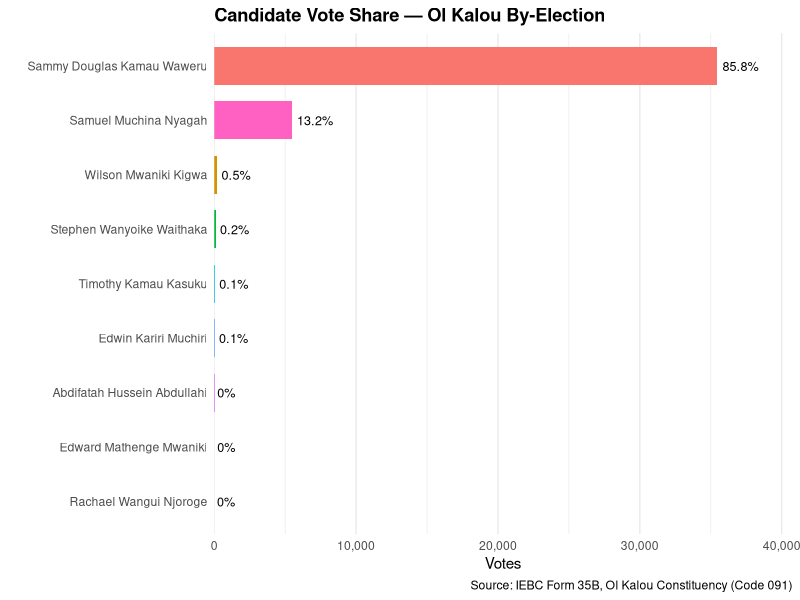
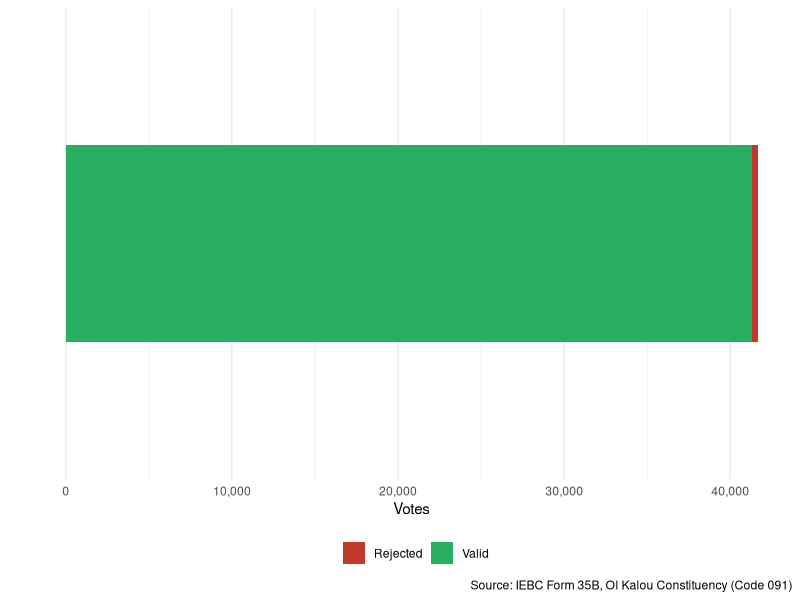

Recreate these plots in R, in order.
## ---- chunk 1
# Global options: hide code, suppress warnings, centre all figures
knitr::opts_chunk$set(
  echo      = FALSE,
  warning   = FALSE,
  message   = FALSE,
  fig.align = "center"
)

# Packages
# tidyverse - data wrangling and ggplot2 charts
# scales    - formats numbers with commas and % on axes
# knitr + kableExtra - for PDF-friendly tables (same as KCSE / Embu reports)
library(tidyverse)
library(scales)
library(knitr)
library(kableExtra)
## ---- chunk 2
# Results are built here (hidden) so summary statistics are available for the
# Executive Summary below. The same code is shown, for transparency, in the
# "Data Entry" section under Data and Methodology further down.
candidates <- data.frame(
  Candidate = c("Abdifatah Hussein Abdullahi", "Timothy Kamau Kasuku",
                "Wilson Mwaniki Kigwa", "Edwin Kariri Muchiri",
                "Edward Mathenge Mwaniki", "Rachael Wangui Njoroge",
                "Samuel Muchina Nyagah", "Stephen Wanyoike Waithaka",
                "Sammy Douglas Kamau Waweru"),
  Party     = c("PPS", "PM", "Jubilee", "PNU", "KMA", "PDP",
                "UDA", "NLP", "DCP"),
  Votes     = c(19, 51, 198, 28, 16, 11, 5450, 103, 35440)
)

candidates$Share_Pct <- round(candidates$Votes / sum(candidates$Votes) * 100, 1)
candidates <- candidates[order(-candidates$Votes), ]

registered_voters <- 73480
total_turnout     <- 41656
valid_votes        <- sum(candidates$Votes)
rejected_ballots  <- 340

turnout_pct  <- round(total_turnout / registered_voters * 100, 1)
rejected_pct <- round(rejected_ballots / total_turnout * 100, 1)

winner    <- candidates[1, ]
runner_up <- candidates[2, ]

margin_votes <- winner$Votes - runner_up$Votes
margin_pct   <- round(margin_votes / valid_votes * 100, 1)
## ---- chunk 3
candidates[, c("Candidate", "Party", "Votes", "Share_Pct")] |>
  kable(
    booktabs    = TRUE,
    caption     = "Ol Kalou By-Election Results by Candidate",
    format.args = list(big.mark = ","),
    col.names   = c("Candidate", "Party", "Votes", "Share (%)"),
    align       = "llrr",
    row.names   = FALSE
  ) |>
  kable_styling(latex_options = "hold_position") |>
  column_spec(1, bold = TRUE) |>
  row_spec(1, background = "#eafaf1")
## ---- chunk 4
# Horizontal bar chart, ordered by votes, with % share labelled at bar end
ggplot(candidates, aes(x = reorder(Candidate, Votes), y = Votes, fill = Party)) +
  geom_col(width = 0.7, show.legend = FALSE) +
  geom_text(aes(label = paste0(Share_Pct, "%")), hjust = -0.15, size = 3.2) +
  coord_flip() +
  scale_y_continuous(labels = comma, expand = expansion(mult = c(0, 0.15))) +
  labs(
    title   = "Candidate Vote Share — Ol Kalou By-Election",
    x       = "",
    y       = "Votes",
    caption = "Source: IEBC Form 35B, Ol Kalou Constituency (Code 091)"
  ) +
  theme_minimal(base_size = 11) +
  theme(
    plot.title         = element_text(face = "bold"),
    panel.grid.major.y = element_blank()
  )
## ---- chunk 5
margin_table <- data.frame(
  Metric = c("Winner", "Runner-up", "Margin (votes)", "Margin (% of valid votes)"),
  Value  = c(
    paste0(winner$Candidate, " (", winner$Party, ") — ", comma(winner$Votes)),
    paste0(runner_up$Candidate, " (", runner_up$Party, ") — ", comma(runner_up$Votes)),
    comma(margin_votes),
    paste0(margin_pct, "%")
  )
)

kable(
  margin_table,
  booktabs  = TRUE,
  caption   = "Margin of Victory",
  col.names = c("Metric", "Value"),
  align     = "ll"
) |>
  kable_styling(latex_options = "hold_position") |>
  column_spec(1, bold = TRUE)
## ---- chunk 6
turnout_table <- data.frame(
  Metric = c("Registered Voters", "Total Turnout", "Valid Votes",
             "Rejected Ballots", "Turnout (%)", "Rejected Ballots (% of turnout)"),
  Value  = c(
    comma(registered_voters),
    comma(total_turnout),
    comma(valid_votes),
    comma(rejected_ballots),
    paste0(turnout_pct, "%"),
    paste0(rejected_pct, "%")
  )
)

kable(
  turnout_table,
  booktabs  = TRUE,
  caption   = "Voter Turnout Summary",
  col.names = c("Metric", "Value"),
  align     = "lr"
) |>
  kable_styling(latex_options = "hold_position") |>
  column_spec(1, bold = TRUE)
## ---- chunk 7
# Single stacked bar showing valid vs. rejected as parts of total votes cast
cast_long <- data.frame(
  Category = "Votes Cast",
  Type     = c("Valid", "Rejected"),
  Count    = c(valid_votes, rejected_ballots)
)
cast_long$Type <- factor(cast_long$Type, levels = c("Rejected", "Valid"))

ggplot(cast_long, aes(x = Category, y = Count, fill = Type)) +
  geom_col(width = 0.5) +
  coord_flip() +
  scale_y_continuous(labels = comma) +
  scale_fill_manual(values = c("Valid" = "#27ae60", "Rejected" = "#c0392b"), name = "") +
  labs(x = "", y = "Votes", caption = "Source: IEBC Form 35B, Ol Kalou Constituency (Code 091)") +
  theme_minimal(base_size = 11) +
  theme(
    legend.position  = "bottom",
    axis.text.y      = element_blank(),
    panel.grid.major.y = element_blank()
  )
## ---- chunk 8
sessionInfo()
